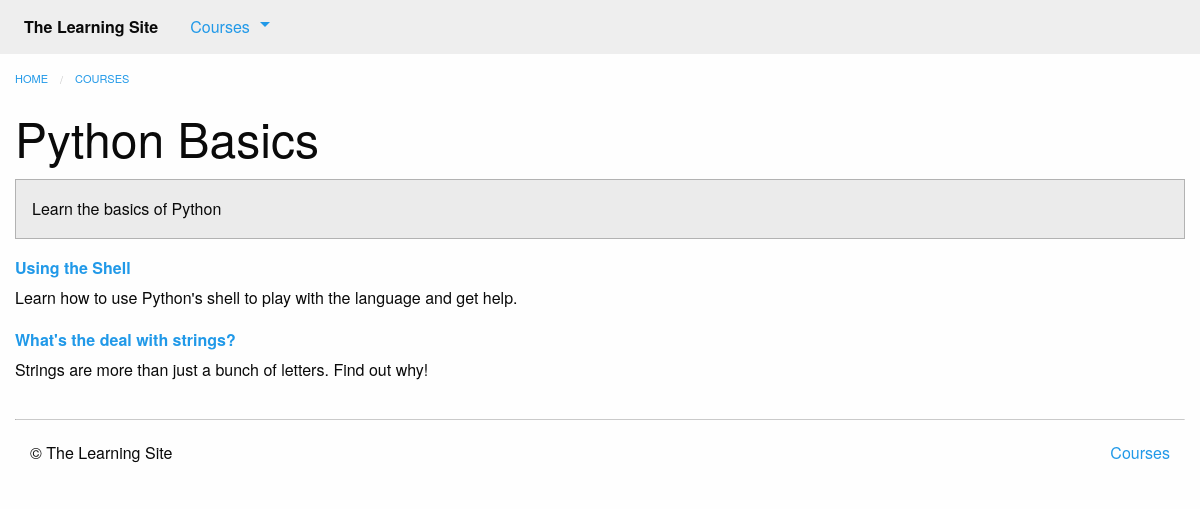
The page /courses/1/ on the database its author committed.
### courses/models.py (models this page shows, shortened)
class Course(models.Model):
    created_at = models.DateTimeField(auto_now_add=True)
    title = models.CharField(max_length=255)
    description = models.TextField()

class Step(models.Model):
    title = models.CharField(max_length=255)
    description = models.TextField()
    order = models.IntegerField(default=0)
    course = models.ForeignKey(Course)
    class Meta:
        abstract = True
        ordering = ['order',]

class Text(Step):
    content = models.TextField(blank=True, default='')
    def get_absolute_url(self):
        return reverse('courses:text', kwargs={
                'course_pk': self.course_id,
                'step_pk': self.id
        })

### courses/views.py (the view)
# urls.py: url(r'(?P<pk>\d+)/$', views.course_detail, name='detail'),
def course_detail(request, pk):
    course = get_object_or_404(models.Course, pk=pk)
    steps = sorted(chain(course.text_set.all(), course.quiz_set.all()),
                    key=lambda step: step.order)
    return render(request, 'courses/course_detail.html', {
            'course': course,
            'steps': steps
            })

### courses/templatetags/course_extras.py (called while the page is built)
@register.inclusion_tag('courses/course_nav.html')
def nav_courses_list():
    courses = Course.objects.all()[:5]
    return {'courses': courses}

@register.filter('markdown_to_html')
def markdown_to_html(markdown_text):
    html_body = markdown2.markdown(markdown_text)
    return mark_safe(html_body)

### courses/templates/courses/course_detail.html (shortened to what this page needs)
{% extends "courses/layout.html" %}
{% load course_extras %}
{% block content %}
    <div class="row columns">
        {{ block.super }}
        <article>
            <h1 class="">{{ course.title }}</h1>
            <div class="callout secondary">
                {{ course.description|markdown_to_html }}
            </div>
            <dl>
                {% for step in steps %}
                    <dt>
                        <a href="{{ step.get_absolute_url }}">{{ step.title }}</a>
                    </dt>
                    <dd>{{ step.description|markdown_to_html }}</dd>
                {% endfor %}
            </dl>
        </article>
    </div>
{% endblock %}

### rows shown on the page
Course: title "Python Basics", description "Learn the basics of Python"
Text: title "Using the Shell", description "Learn how to use Python's shell to play with the language and get help."
Text: title "What's the deal with strings?", description "Strings are more than just a bunch of letters. Find out why!"
